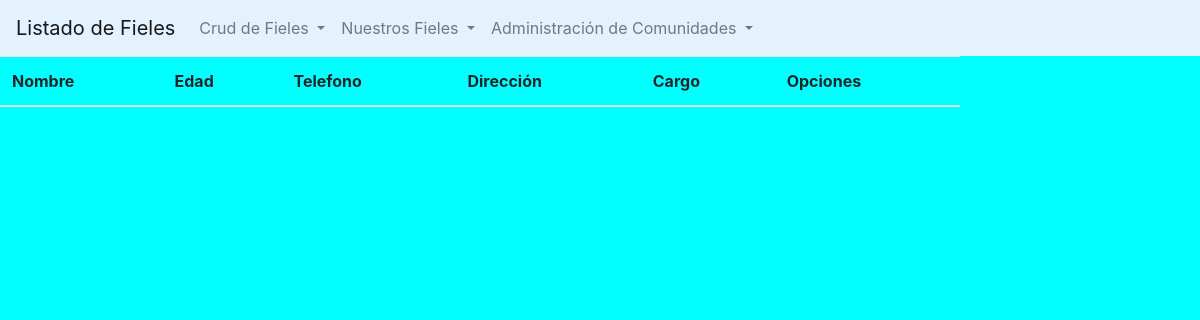
/listado_personas/, run on an earlier commit of the app's database.
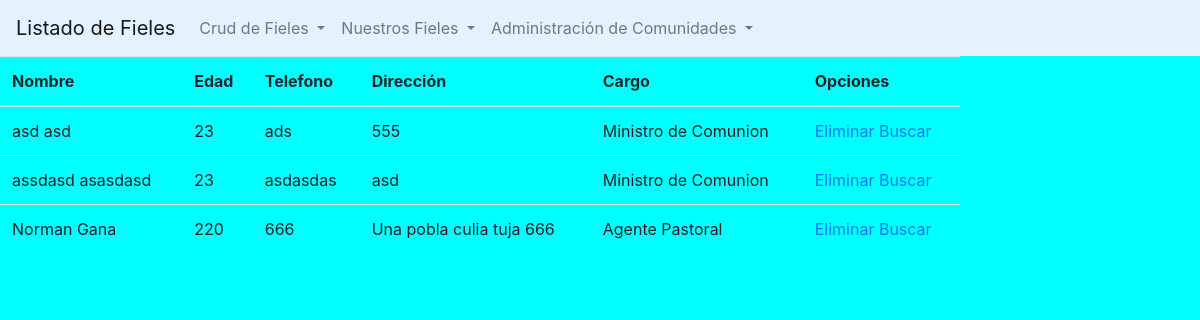
And on a later commit of the database.
### core/models.py (models this page shows, shortened)
class Persona(models.Model):
    nombre = models.CharField(max_length=40)
    apellido = models.CharField(max_length=40)
    edad = models.IntegerField()
    sexo = models.CharField(max_length=20)
    telefono = models.CharField(max_length=15)
    direccion = models.CharField(max_length=50)
    tipo_persona = models.ForeignKey(TipoPersona, on_delete=models.CASCADE)
    tipo_evento = models.ForeignKey(TipoEvento, on_delete=models.CASCADE, null = True)
    comunidad = models.ForeignKey(Comunidad, on_delete = models.CASCADE, null=True)
    class Meta:
        verbose_name = "Persona"
        verbose_name_plural = "Personas"

class TipoPersona(models.Model):
    descripcion = models.CharField(max_length=30)
    class Meta:
        verbose_name = "Tipo de Persona"
        verbose_name_plural = "Tipos de Persona"

### core/views.py (the view)
# urls.py: path('listado_personas/', views.ListadoPersonas, name='listado_personas'),
def ListadoPersonas(request):
    personas = Persona.objects.all()
    return render(request, 'core/listado_personas.html',{'personas':personas})

### core/templates/core/listado_personas.html (shortened to what this page needs)
{% extends 'core/base.html' %}
{% load static%}
{% block descripcion %}
Listado de Fieles
{% endblock descripcion %}
{% block contenido %}
<table class="table table-hover" style="width: 80%;">
    <thead>
        <tr>
            <th scope="col">Nombre</th>
            <th scope="col">Edad</th>
            <th scope="col">Telefono</th>
            <th scope="col">Dirección</th>
            <th scope="col">Cargo</th>
            <th scope="col">Opciones</th>
        </tr>
    </thead>
    <tbody>
        {% for p in personas %}
        <tr>
            <td>{{ p.nombre|add:' '|add:p.apellido }}</td>
            <td>{{ p.edad }}</td>
            <td>{{ p.telefono }}</td>
            <td>{{ p.direccion }}</td>
            <td>{{ p.tipo_persona.descripcion }}</td>
            <td>
                <a href="{% url 'eliminar_persona' p.id %}">Eliminar</a>
                <a href="{% url 'modificar_persona' p.id %}">Buscar</a>
            </td>
        </tr>
        {% endfor %}
    </tbody>
</table>
{% endblock contenido %}

### core/templates/core/base.html (shortened to what this page needs)
<!DOCTYPE html>
<html lang="en">
<head>
    {% load static %}
    <link rel="stylesheet" href="https://stackpath.bootstrapcdn.com/bootstrap/4.1.3/css/bootstrap.min.css">
    <link rel="stylesheet" href="{% static 'core/css/estilo_general.css' %}">
</head>
<body>
    <nav class="navbar navbar-expand-lg navbar-light" style="background-color: #e3f2fd;">
        <a class="navbar-brand" href="{% url 'home' %}">{% block descripcion %}
                                         {% endblock descripcion %}</a>
        <div class="collapse navbar-collapse" id="navbarNavDropdown">
            <ul class="navbar-nav">
                <li class="nav-item dropdown">
                    <a class="nav-link dropdown-toggle" href="#" id="navbarDropdownMenuLink" role="button" data-toggle="dropdown"
                        aria-haspopup="true" aria-expanded="false">
                        Crud de Fieles
                    </a>
                </li>
                <li class="nav-item dropdown">
                        <a class="nav-link dropdown-toggle" href="#" id="navbarDropdownMenuLink" role="button" data-toggle="dropdown"
                            aria-haspopup="true" aria-expanded="false">
                            Nuestros Fieles
                        </a>
                    </li>
                <li class="nav-item dropdown">
                    <a class="nav-link dropdown-toggle" href="#" id="navbarDropdownMenuLink" role="button" data-toggle="dropdown"
                        aria-haspopup="true" aria-expanded="false">
                        Administración de Comunidades
                    </a>
                </li>
            </ul>
        </div>
    </nav>
    {% block contenido %}
    {% endblock contenido %}
</body>
</html>

### core/static/core/css/estilo_general.css (style rules this page uses)
nav { background-color: blue; }
body { background-color: aqua; }

What changed in the data, as far as the page shows it:
added Persona: nombre|add "asd asd", edad "23", telefono "ads", direccion "555", tipo_persona.descripcion "Ministro de Comunion"
added Persona: nombre|add "assdasd asasdasd", edad "23", telefono "asdasdas", direccion "asd", tipo_persona.descripcion "Ministro de Comunion"
added Persona: nombre|add "Norman Gana", edad "220", telefono "666", direccion "Una pobla culia tuja 666", tipo_persona.descripcion "Agente Pastoral"
